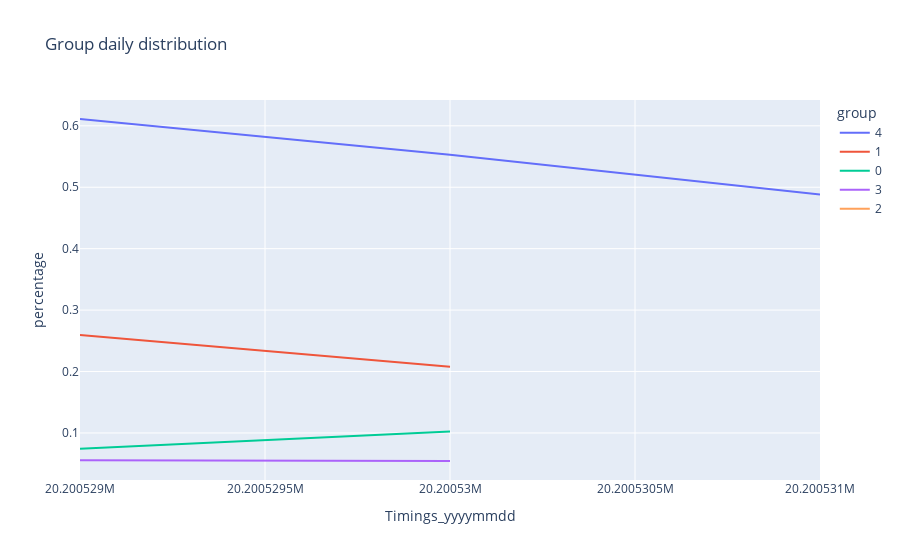

Source (notebook cell):
### Code cell
import plotly.express as px

fig = px.line(groups_percentage.iloc[0:10], x="Timings_yyyymmdd", y="percentage", color='group', title='Group daily distribution')
fig.show()

### Figure 1 — Plotly figure (JSON) as saved in the notebook; plotly's stock layout.template omitted (floating-point values rounded to 4 significant figures)
{"data": [{"hovertemplate": "group=4<br>Timings_yyyymmdd=%{x}<br>percentage=%{y}<extra></extra>", "legendgroup": "4", "line": {"color": "#636efa", "dash": "solid"}, "marker": {"symbol": "circle"}, "mode": "lines", "name": "4", "orientation": "v", "showlegend": true, "type": "scatter", "x": [20200529, 20200530, 20200531], "xaxis": "x", "y": [0.6111, 0.5527, 0.4884], "yaxis": "y"}, {"hovertemplate": "group=1<br>Timings_yyyymmdd=%{x}<br>percentage=%{y}<extra></extra>", "legendgroup": "1", "line": {"color": "#EF553B", "dash": "solid"}, "marker": {"symbol": "circle"}, "mode": "lines", "name": "1", "orientation": "v", "showlegend": true, "type": "scatter", "x": [20200529, 20200530], "xaxis": "x", "y": [0.2593, 0.2077], "yaxis": "y"}, {"hovertemplate": "group=0<br>Timings_yyyymmdd=%{x}<br>percentage=%{y}<extra></extra>", "legendgroup": "0", "line": {"color": "#00cc96", "dash": "solid"}, "marker": {"symbol": "circle"}, "mode": "lines", "name": "0", "orientation": "v", "showlegend": true, "type": "scatter", "x": [20200529, 20200530], "xaxis": "x", "y": [0.07407, 0.1022], "yaxis": "y"}, {"hovertemplate": "group=3<br>Timings_yyyymmdd=%{x}<br>percentage=%{y}<extra></extra>", "legendgroup": "3", "line": {"color": "#ab63fa", "dash": "solid"}, "marker": {"symbol": "circle"}, "mode": "lines", "name": "3", "orientation": "v", "showlegend": true, "type": "scatter", "x": [20200529, 20200530], "xaxis": "x", "y": [0.05556, 0.05431], "yaxis": "y"}, {"hovertemplate": "group=2<br>Timings_yyyymmdd=%{x}<br>percentage=%{y}<extra></extra>", "legendgroup": "2", "line": {"color": "#FFA15A", "dash": "solid"}, "marker": {"symbol": "circle"}, "mode": "lines", "name": "2", "orientation": "v", "showlegend": true, "type": "scatter", "x": [20200530], "xaxis": "x", "y": [0.08307], "yaxis": "y"}], "layout": {"legend": {"title": {"text": "group"}, "tracegroupgap": 0}, "title": {"text": "Group daily distribution"}, "xaxis": {"anchor": "y", "domain": [0, 1], "title": {"text": "Timings_yyyymmdd"}}, "yaxis": {"anchor": "x", "domain": [0, 1], "title": {"text": "percentage"}}}}
